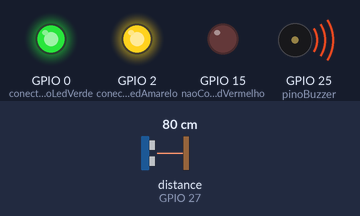
Bench run of a sketch on a simulated ESP32. Shown: 14×12 character LCD, output pins drawn as LEDs (lit = HIGH), buzzer (waves = sounding, pin HIGH). Wiring (inferred from the names in the program): ultrasonic range finder: trigger GPIO 26; echo GPIO 27. Inputs (shaded band) come from the test bench; at power-on: distance to the obstacle (sensor on GPIO 27) 80 cm. The echo pulse lasts 58.3 µs per cm; WiFi joins after 1.5 s; servers stay silent unless stated; pins used as bus, display or sensor lines are not drawn; what the sketch prints to the serial monitor is not drawn.

Above: at 17.4 s.
17.5 s: distance to the obstacle (sensor on GPIO 27) set to 7 cm
20.5 s: distance to the obstacle (sensor on GPIO 27) set to 4 cm
At 21.6 s:
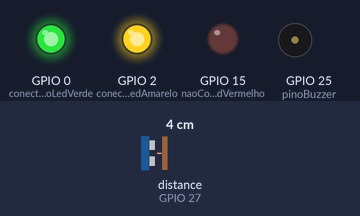
23.5 s: distance to the obstacle (sensor on GPIO 27) set to 9 cm
At 28.8 s:
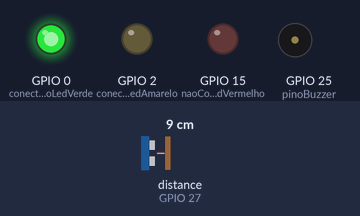
Timing chart, 0 to 36.5 s (numbered marks = the images above; inputs shaded):
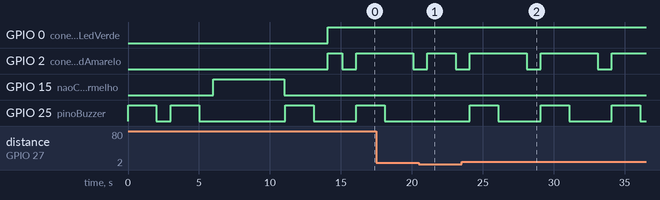

The sketch:

sketch_may_projeto.ino
```cpp
#include <WiFi.h>
#include <WiFiClient.h>
#include <Wire.h>
#include <LiquidCrystal_I2C.h>

// Definições dos endereços e parâmetros do LCD
#define LCD_ADDRESS 0x27
#define LCD_COLUMNS 14
#define LCD_ROWS 12

// Inicialização do objeto LiquidCrystal_I2C
LiquidCrystal_I2C lcd(LCD_ADDRESS, LCD_COLUMNS, LCD_ROWS);

// Configurações de rede Wi-Fi
const char* ssid = "Inteli-COLLEGE";
const char* password = "QazWsx@123";

// Variáveis para armazenar o endereço MAC recebido
String receivedMac = "";

// Servidor Wi-Fi e cliente
WiFiServer server(80);
WiFiClient client;

// Pinos e variáveis para o sensor de distância
const int pinoBuzzer = 25;
const int pinoTrig = 26;
const int pinoEcho = 27;
long duracao;
float distancCm;
float distanciaInch;

// LEDs indicadores
const int naoConectadoLedVermelho = 15;
const int conectadoLedVerde = 0;
const int conectandoLedAmarelo = 2;

// Constantes para cálculos
const float velocidade_som = 0.034;
const float polegadas = 0.40;

// Função para medir a distância
void quebrou() {
  // Envio do sinal ultrassônico
  digitalWrite(pinoTrig, LOW);
  delayMicroseconds(2);
  digitalWrite(pinoTrig, HIGH);
  delayMicroseconds(10);
  digitalWrite(pinoTrig, LOW);

  // Leitura da duração do eco
  duracao = pulseIn(pinoEcho, HIGH);

  // Cálculo da distância em centímetros e polegadas
  distancCm = duracao * velocidade_som / 2;
  distanciaInch = distancCm * polegadas;

  // Verificação se a distância é maior que 5 cm
  if (distancCm > 5) {
    digitalWrite(pinoBuzzer, HIGH);
    Serial.print("ESP32 retirado do dispositivo!!!");
    delay(2000);
    digitalWrite(pinoBuzzer, LOW);
  }

  // Imprime a distância no monitor serial
  Serial.print("Distância (cm): ");
  Serial.println(distancCm);
  Serial.print("Distância (inch): ");
  Serial.println(distanciaInch);
  delay(1000);
}

// Função para inicializar o LCD
void LCD() {
  Wire.begin();
  lcd.init();
  lcd.backlight();
}

// Função para conectar à rede Wi-Fi
void connectWifi() {
  while (WiFi.status() != WL_CONNECTED) {
    quebrou();
    digitalWrite(naoConectadoLedVermelho, HIGH);
    delay(5000);
    Serial.println("Conectando ao WiFi...");
  }
}

// Função para exibir informações da rede no monitor serial
void infoNet() {
  Serial.println("Conectado ao WiFi!");
  Serial.print("Endereço IP: ");
  Serial.println(WiFi.localIP());
}

// Função para iniciar o servidor Wi-Fi
void iniciaServer() {
  server.begin();
  Serial.println("Servidor iniciado na porta 80.");
}

// Função para verificar se há um cliente conectado
void verificaCliente() {
  if (!client.connected()) {
    client = server.available();
    digitalWrite(conectandoLedAmarelo, HIGH);
    delay(1000);
    digitalWrite(conectandoLedAmarelo, LOW);
    delay(1000);
    return;
  }
}

// Função para ler mensagens enviadas pelo cliente e exibi-las no LCD
void mensagemCliente(String receivedMac) {
  if (client.available()) {
    String receivedMac = client.readStringUntil('\n');
    receivedMac.trim();
    Serial.print("Mensagem recebida: ");
    Serial.println(receivedMac);
    lcd.setCursor(0, 0);
    lcd.print(receivedMac);
    lcd.setCursor(0, 1);
    lcd.print(receivedMac);
  }
}

// Função para exibir um alerta de conexão intermitente
void alertaConexao(int led, char* message) {
  while (true) {
    Serial.println(message);
    digitalWrite(led, HIGH);
    delay(300);
    digitalWrite(led, LOW);
    delay(300);
  }
}

void setup() {
  // Inicialização do monitor serial
  Serial.begin(115200);

  // Configuração dos pinos
  pinMode(pinoTrig, OUTPUT);
  pinMode(pinoEcho, INPUT);
  pinMode(pinoBuzzer, OUTPUT);
  pinMode(naoConectadoLedVermelho, OUTPUT);
  pinMode(conectandoLedAmarelo, OUTPUT);
  pinMode(conectadoLedVerde, OUTPUT);

  // Chamada da função quebrou() para medir a distância inicial
  quebrou();

  // Conexão à rede Wi-Fi
  WiFi.begin(ssid, password);
  connectWifi();

  // Desliga o LED vermelho de não conectado
  digitalWrite(naoConectadoLedVermelho, LOW);

  // Exibe informações da rede no monitor serial
  infoNet();

  // Inicializa o servidor
  iniciaServer();

  // Inicializa o LCD
  LCD();
}

void loop() {
  // Mede a distância
  quebrou();

  // Acende o LED verde indicando conexão
  digitalWrite(conectadoLedVerde, HIGH);

  // Verifica se há um cliente conectado
  verificaCliente();

  // Lê as mensagens enviadas pelo cliente e as exibe no LCD
  mensagemCliente(receivedMac);

  // Acende o LED amarelo indicando conexão em andamento
  digitalWrite(conectandoLedAmarelo, HIGH);
}
```

Measured:
- the behaviour switches between 6 and 5 cm on distance to the obstacle (sensor on GPIO 27) (found by bisection; images 0 and 1)
- after the input at 20.5 s, GPIO 25 (pinoBuzzer): stays LOW (without the input it goes to HIGH after 0.59 s)
- after the input at 23.5 s, GPIO 2 (conectandoLedAmarelo): alternates HIGH for 4.0 s and LOW for 1.0 s, starting after 4.6 s; GPIO 25 (pinoBuzzer): alternates HIGH for 2.0 s and LOW for 3.0 s, starting after 0.59 s
